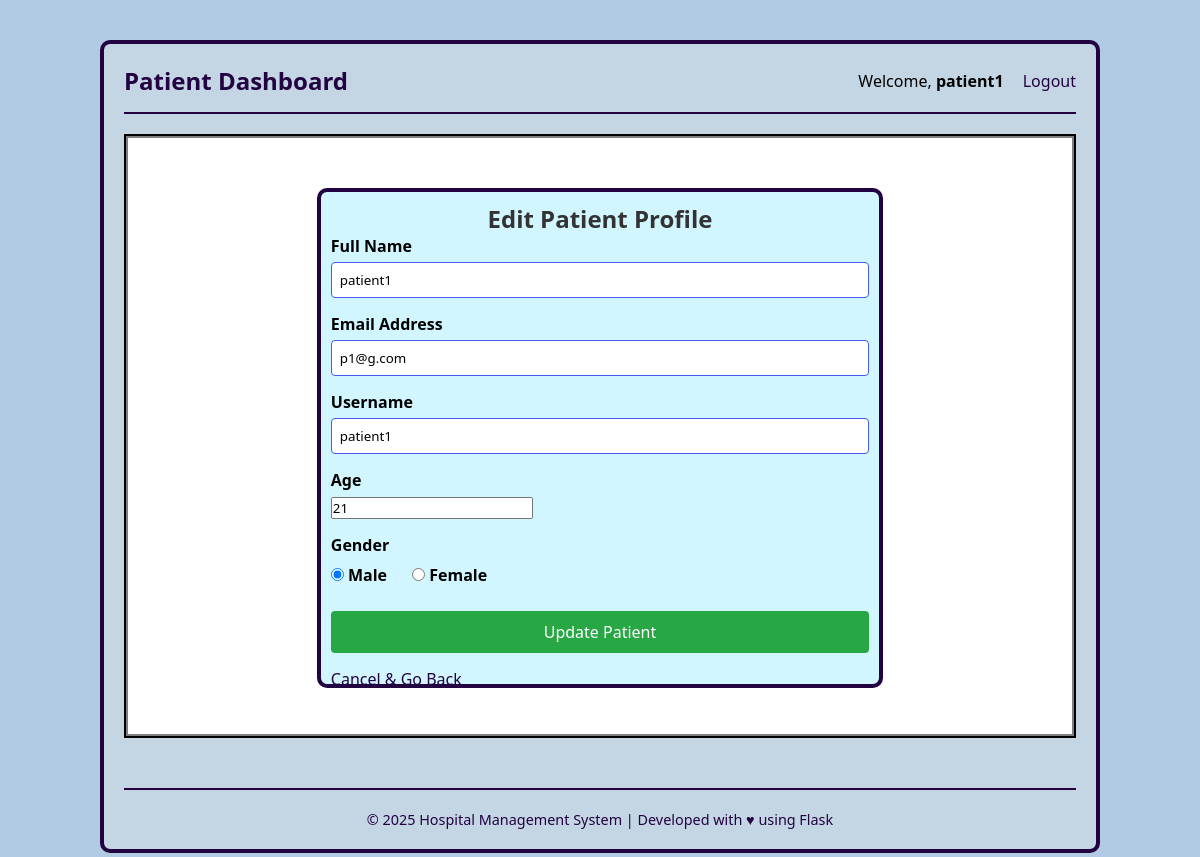
The page /patient_profile/1 (signed in) on the database as committed earlier.
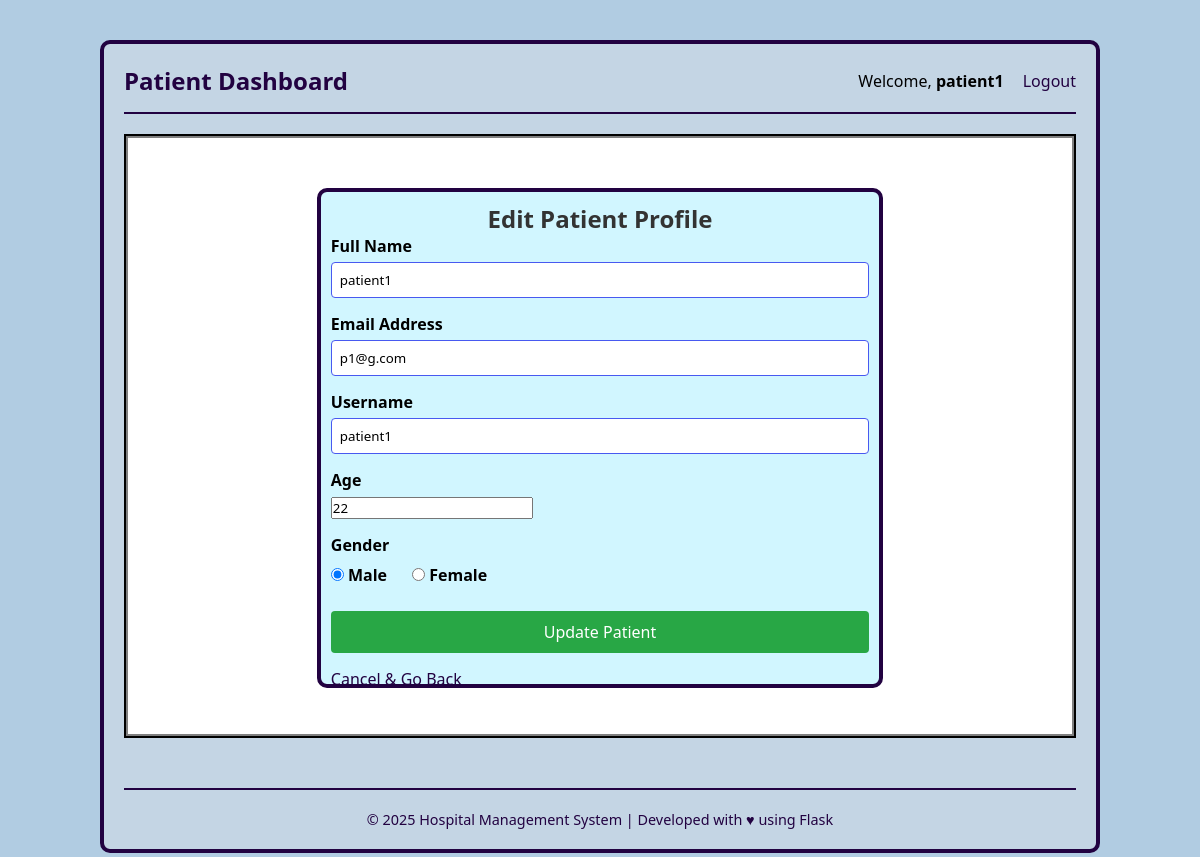
The same page on the database as committed later.
### application/models.py (models this page shows)
class Patient(db.Model):
    id = db.Column(db.Integer, primary_key=True)
    email = db.Column(db.String(), unique=True, nullable=False)
    username = db.Column(db.String(), unique=True, nullable=False)
    password = db.Column(db.String(), nullable=False)
    name = db.Column(db.String(), nullable=False)
    age = db.Column(db.Integer)
    gender = db.Column(db.Enum('Male', 'Female'))
    appointments = db.relationship('Appointment', backref='patient')

### application/controllers.py (the view, shortened to what this page needs)
@app.route('/patient_profile/<int:patient_id>', methods=["GET", "POST"])
def patient_profile(patient_id):
    if session.get('user_type') != 'patient':
        flash('Access denied.', 'error')
        return redirect(url_for('home'))
    patient = Patient.query.get_or_404(patient_id)
    return render_template('edit_patient.html', patient=patient)

### templates/edit_patient.html (shortened to what this page needs)
{% extends "base.html" %}
{% block extra_css %}
    <link rel="stylesheet" href="{{ url_for('static', filename='style.css') }}">
{% endblock %}
{% block content %}
<div id="main">
    <div id="canvas">
        <div id="form-body">
            <h2>Edit Patient Profile</h2>
            <form method="POST" action="{% if session.get('user_type') == 'admin' %}{{ url_for('edit_patient', patient_id=patient.id) }}{% else %}{{ url_for('patient_profile', patient_id=patient.id) }}{% endif %}">
                <div>
                    <label for="name">Full Name</label>
                    <input type="text"
                           name="name"
                           id="name"
                           value="{{ patient.name }}"
                           required
                           placeholder="Sarah Johnson">
                </div>
                <div>
                    <label for="email">Email Address</label>
                    <input type="email"
                           name="email"
                           id="email"
                           value="{{ patient.email }}"
                           required>
                </div>
                <div>
                    <label for="username">Username</label>
                    <input type="text"
                           name="username"
                           id="username"
                           value="{{ patient.username }}"
                           required>
                </div>
                <div>
                    <label for="age">Age</label>
                    <input type="number" name="age" id="age" value="{{ patient.age }}" >
                </div>
                <div style="margin-bottom: 20px;">
                    <label>Gender</label>
                    <div style="display:flex; gap:25px; margin-top:8px;">
                        <label>
                            <input type="radio" name="gender" value="Male"
                                {% if patient.gender == 'Male' %}checked{% endif %} required>
                            Male
                        </label>
                        <label>
                            <input type="radio" name="gender" value="Female"
                                {% if patient.gender == 'Female' %}checked{% endif %}>
                            Female
                        </label>
                    </div>
                </div>
                <div>
                    <input type="submit" value="Update Patient"
                           style="background-color: #28a745; margin-bottom: 10px;">
                </div>
                <div>
                    <a href="javascript:history.back()">Cancel & Go Back</a>
                </div>
            </form>
        </div>
    </div>
</div>
{% endblock %}

Rows that differ between the two databases and show on the page:
changed Patient "patient1": age "21" → "22"
